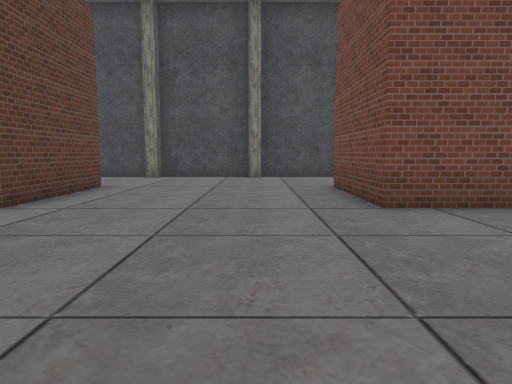
View 1 (above)

23 first-person views from a walk through a Unity game level. The camera is 1.4 m above the floor, tilts 6° down and sees 70° across. The floor is counted in squares, 2 m on a side. Each view is taken from the middle of a square. On the plan, view 1 faces up. The plan holds only what a view shows up to about 11 squares ahead; the rest is blank. The place goes on beyond the plan. The player is left out. Some animated figures are not drawn. Some surface patterns are stand-ins.

View 2
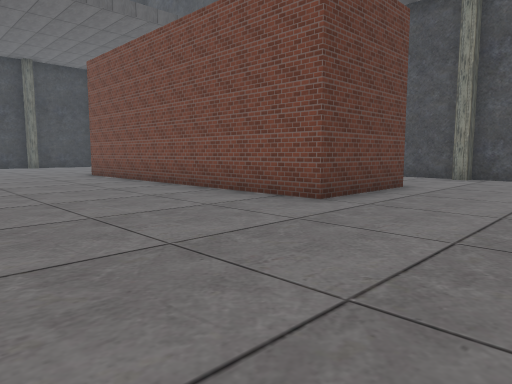

View 3
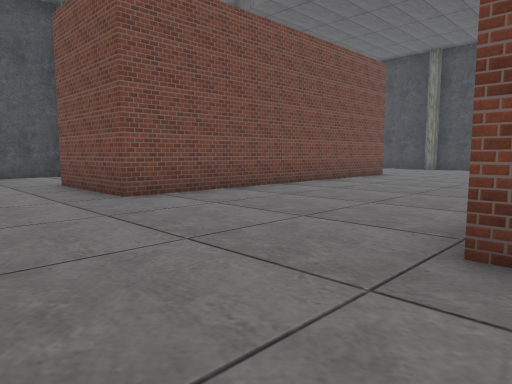

View 4
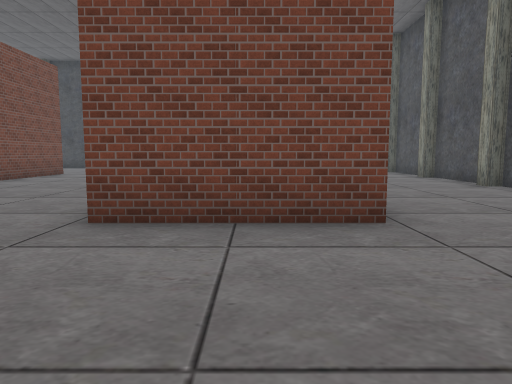

View 5
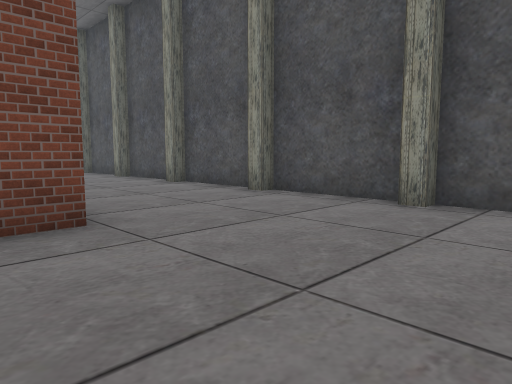

View 6
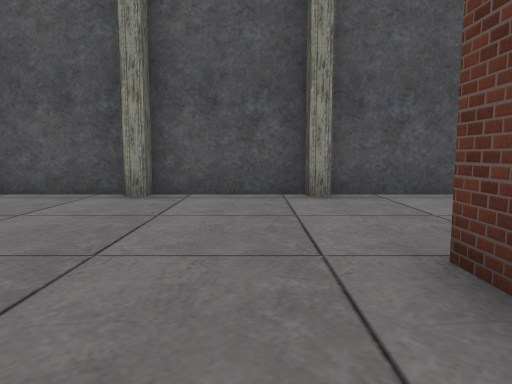

View 7
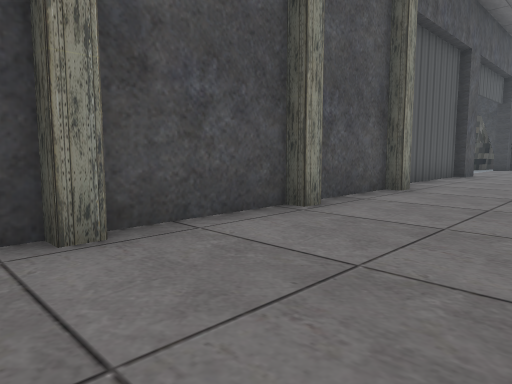

View 8
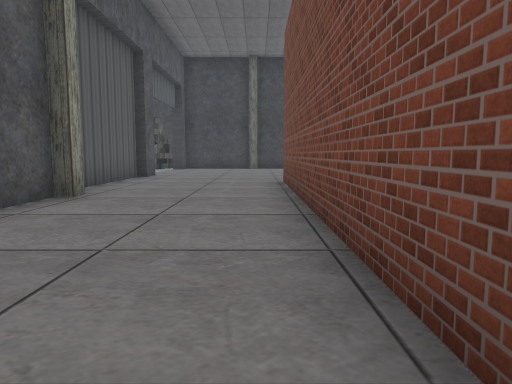

View 9
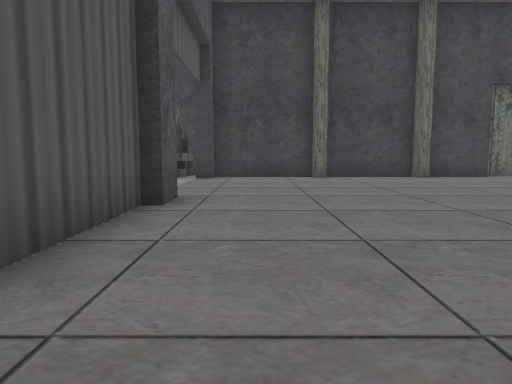

View 10
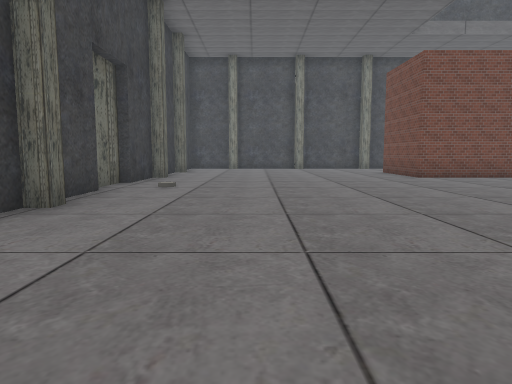

View 11
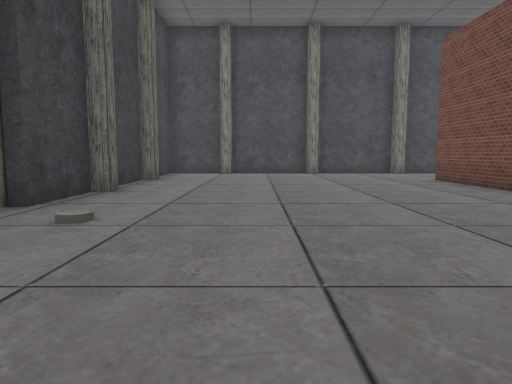

View 12
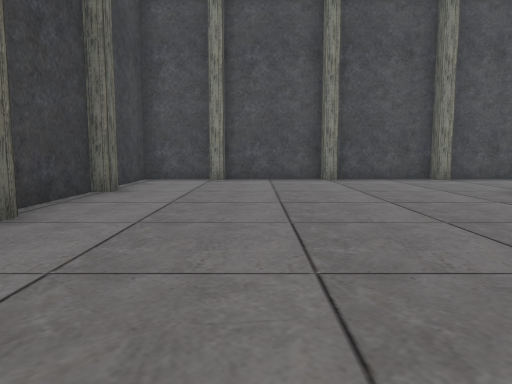

View 13
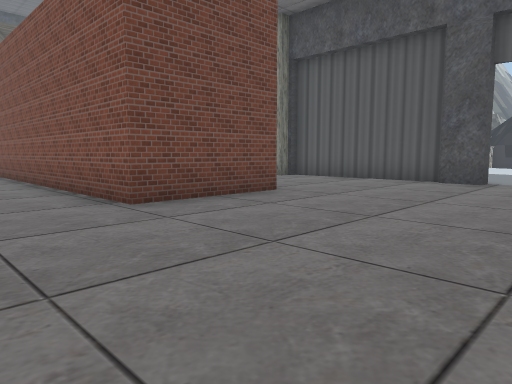

View 14
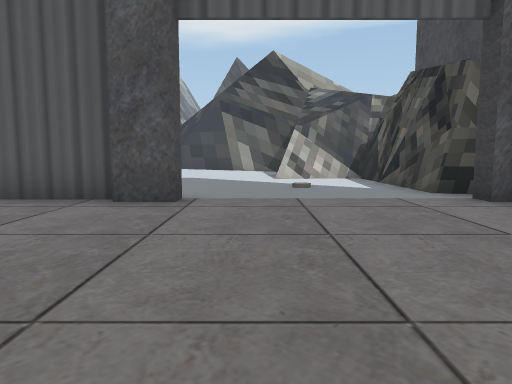

View 15
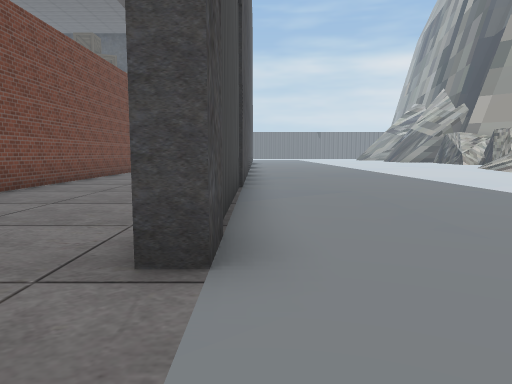

View 16
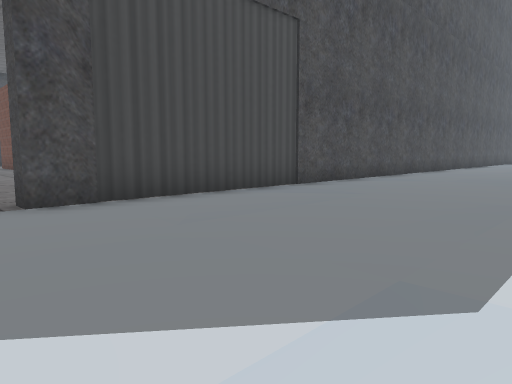

View 17
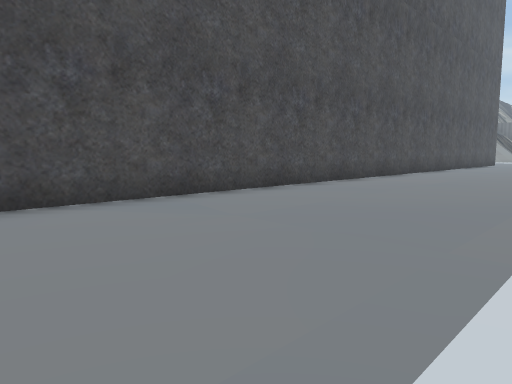

View 18
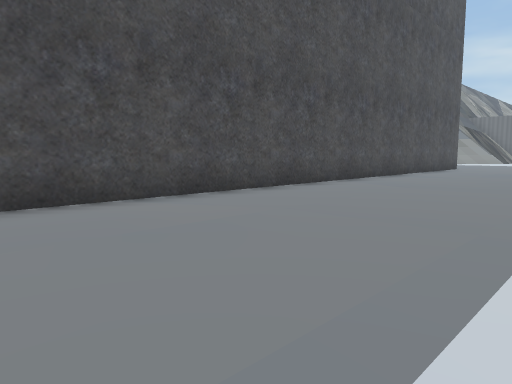

View 19
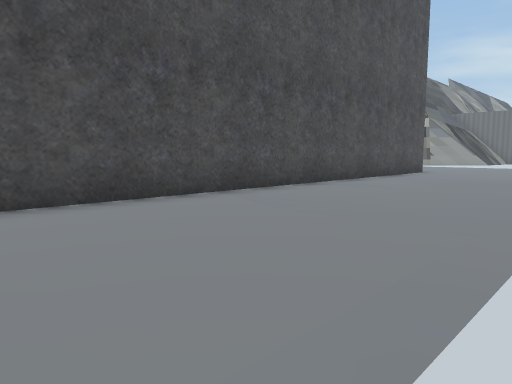

View 20
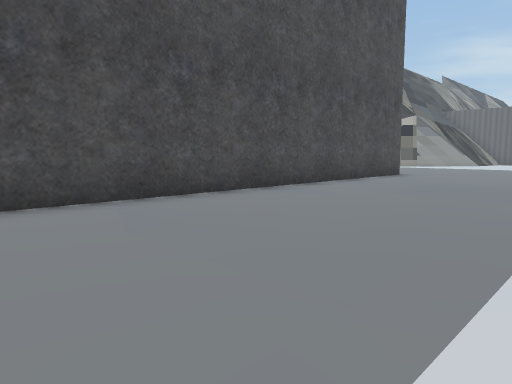

View 21
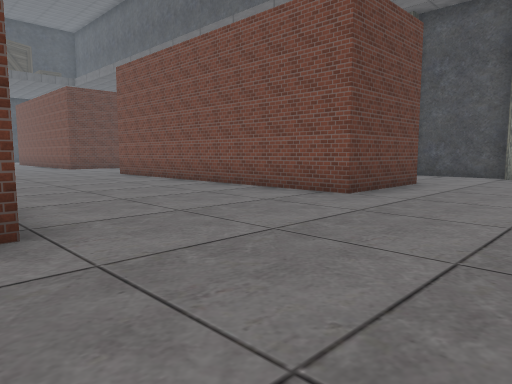

View 22
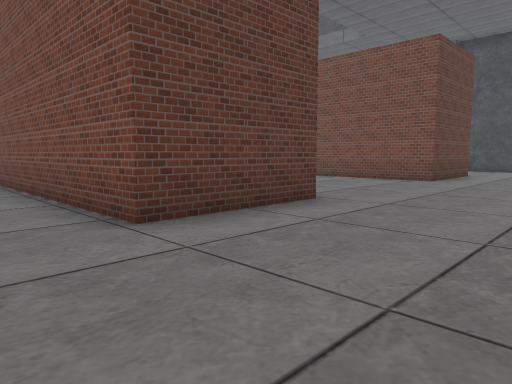

View 23
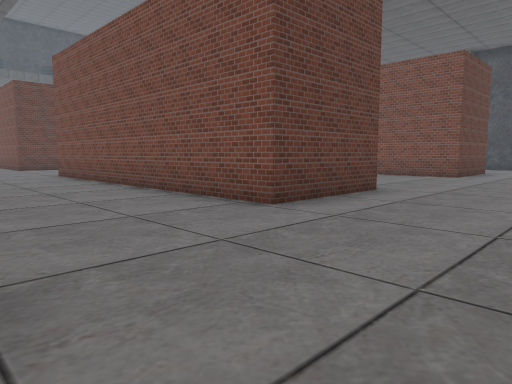

### Floor plan
Points are (right, up) in squares from view 1. A wall is a line through its corners. A room is listed if a view was taken in it or the views show most of it. See-through windows are left out.
Room 1 (views 1, 2, 3, 4, 5, 6, 7, 8, 9, 10, 11, 12, 13, 14, 15, 16, 17, 18, 19, 20, 21, 22, 23)
walls: (-3.3, -2.8) (-3.3, -3.4); (-3.9, -3.3) (-12.3, -3.3) (-12.3, -0.3) (-4, -0.3); (1.6, -3.4) (1.6, -0.3); (-3.2, -6.9) (-2.8, -6.9) (-2.8, -7.3) (-0.2, -7.3) (-0.2, -6.9) (0.2, -6.9); (0.2, -7.3) (2.8, -7.3) (2.8, -6.9) (3.2, -6.9); (-6.2, -6.9) (-5.8, -6.9) (-5.8, -7.3) (-3.2, -7.3); (3.5, -7.3) (5.8, -7.3) (5.8, -6.9) (6.2, -6.9); (-9.2, -6.9) (-8.8, -6.9) (-8.8, -7.3) (-6.6, -7.3); (-3.3, 7.8) (-3.3, 4.7) (-12.3, 4.7) (-12.3, 7.7); (6.6, -7.3) (8.8, -7.3) (8.8, -6.9); (-2.8, 10.7) (-3.2, 10.7); (10.6, -0.2) (10.6, -3.3) (2, -3.3); (0.2, 10.7) (-0.2, 10.7); (-3.2, 11) (-4.8, 11); (-0.1, 11) (-2.8, 11); (-14, -7.6) (-10.5, -7.6); (2.6, 11) (0.1, 11); (-9.9, 11) (-11.8, 11); (10.6, 7.8) (10.6, 4.7) (1.6, 4.7) (1.6, 7.7); (-11.8, 10.7) (-12.3, 10.7); (-12.3, 11) (-14.9, 11); (14.4, -7.7) (-14.8, -7.7) (-14.8, -7.3) (-13.9, -7.3); (-19.7, -0.9) (-19.7, -1.3); (-19.7, -3.9) (-19.7, -4.4); (-20, -1.3) (-20, -3.9); (-14.8, 10.7) (-15.2, 10.7); (-20, -4.2) (-20, -7.3) (-19.4, -7.3) (-19.4, -7.8); (-20, 1) (-20, -0.8); (-15.2, 11) (-17.9, 11); (-19.4, -9) (-19.4, -10.5); (-20.3, 2.9) (-20.3, 1.5); (11.8, 11) (10.4, 11); (-19.7, 5.1) (-19.7, 4.7); (-20.1, -8.2) (-19.2, -8.4) (-19, -12.6); (-19.2, -10.4) (-19.3, -10.9); (-20, 4.7) (-20, 2.8); (-18.2, -12.9) (-16.8, -12.8); (-19.4, -10.9) (-19.4, -12.8); (-18.7, -12.6) (-16.7, -12.5); (-19.3, -11.6) (-19.2, -12.6); (-17.8, 10.7) (-18.2, 10.7); (-19.2, -12.8) (-18, -12.9); (-19.7, 8.1) (-19.7, 7.7); (-20, 7.7) (-20, 5.5); (-18.2, 11) (-20, 11) (-20, 8.9)

Where each view was taken, in squares from view 1:
view 1: 0 up, 0 right, facing up
view 2: 0 up, 0 right, facing up-left
view 3: 1 down, 1 left, facing up-right
view 4: 2 down, 2 left, facing right
view 5: 2 down, 2 left, facing down-right
view 6: 1 down, 2 left, facing down
view 7: 4 down, 2 left, facing down-left
view 8: 4 down, 3 left, facing left
view 9: 6 down, 9 left, facing left
view 10: 6 down, 17 left, facing up
view 11: 2 down, 17 left, facing up
view 12: 1 up, 17 left, facing up
view 13: 2 up, 17 left, facing down-right
view 14: 2 down, 16 left, facing down
view 15: 8 down, 17 left, facing right
view 16: 13 down, 16 left, facing up-right
view 17: 13 down, 9 left, facing up-right
view 18: 13 down, 2 left, facing up-right
view 19: 13 down, 2 right, facing up-right
view 20: 13 down, 4 right, facing up-right
view 21: 1 down, 14 right, facing up-left
view 22: 5 down, 14 right, facing up-left
view 23: 7 down, 14 right, facing up-left
